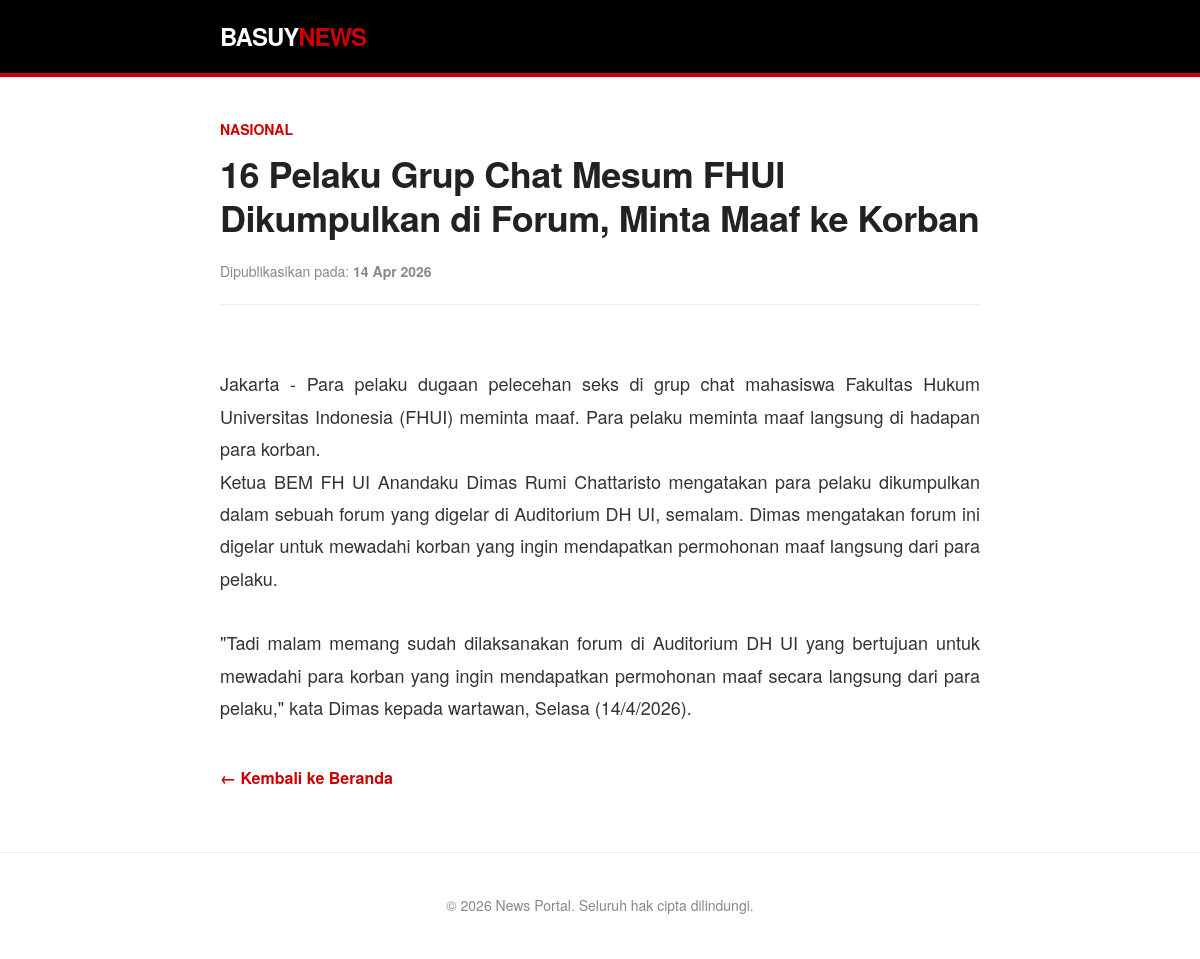
/detail.php?id=8, run on the app's committed database.
### tables this page shows
CREATE TABLE `berita` (
  `id` int NOT NULL,
  `judul` varchar(255) DEFAULT NULL,
  `isi` text,
  `kategori_id` int DEFAULT NULL,
  `tanggal` date DEFAULT NULL
);

CREATE TABLE `kategori` (
  `id` int NOT NULL,
  `nama_kategori` varchar(100) DEFAULT NULL
);

### detail.php (the view, shortened to what this page needs)
<?php
include 'config/koneksi.php';
$id = mysqli_real_escape_string($conn, $_GET['id']);
$query = mysqli_query($conn, "SELECT berita.*, kategori.nama_kategori
                              FROM berita
                              JOIN kategori ON berita.kategori_id = kategori.id
                              WHERE berita.id = '$id'");
$data = mysqli_fetch_assoc($query);
?>
<!DOCTYPE html>
<html lang="id">
<head>
</head>
<body>
<header>
    <div class="container">
        <a href="index.php" class="logo">BASUY<span>NEWS</span></a>
    </div>
</header>
<div class="container">
    <article>
        <span class="category"><?= $data['nama_kategori'] ?></span>
        <h1><?= $data['judul'] ?></h1>
        <div class="meta">
            Dipublikasikan pada: <strong><?= date('d M Y', strtotime($data['tanggal'])) ?></strong>
        </div>
        <div class="content-text">
            <?= $data['isi'] ?>
        </div>
        <a href="index.php" class="back-link">&larr; Kembali ke Beranda</a>
    </article>
</div>
<footer>
    &copy; <?= date('Y') ?> News Portal. Seluruh hak cipta dilindungi.
</footer>
</body>
</html>

### detail.php (style rules this page uses)
* { box-sizing: border-box; margin: 0; padding: 0; }
body { font-family: 'Helvetica Neue', Arial, sans-serif; background-color: #fff; color: #222; line-height: 1.8; }
header { background-color: #000; border-bottom: 4px solid #cc0000; padding: 15px 0; }
.container { max-width: 800px; margin: 0 auto; padding: 0 20px; }
.logo { font-size: 24px; font-weight: 900; color: #fff; text-decoration: none; letter-spacing: -1px; }
.logo span { color: #cc0000; }
article { margin-top: 40px; margin-bottom: 60px; }
.category { color: #cc0000; font-weight: bold; text-transform: uppercase; font-size: 14px; display: block; margin-bottom: 10px; }
h1 { font-size: 36px; font-weight: 800; line-height: 1.2; margin-bottom: 20px; letter-spacing: -0.5px; }
.meta { color: #888; font-size: 14px; margin-bottom: 30px; border-bottom: 1px solid #eee; padding-bottom: 20px; }
.content-text { font-size: 18px; color: #333; text-align: justify; white-space: pre-line; }
.back-link { display: inline-block; margin-top: 40px; color: #cc0000; text-decoration: none; font-weight: bold; }
footer { text-align: center; padding: 40px 0; border-top: 1px solid #eee; color: #888; font-size: 14px; }

### data on the page
berita: kategori.nama_kategori "NASIONAL", judul "16 Pelaku Grup Chat Mesum FHUI Dikumpulkan di Forum, Minta Maaf ke Korban", tanggal "14 Apr 2026", isi "Jakarta - Para pelaku dugaan pelecehan seks di grup chat mahasiswa Fakultas Hukum Universitas Indonesia (FHUI) meminta maaf. Para pelaku meminta maaf langsung di hadapan para korban. Ketua BEM FH UI Anandaku Dimas Rumi Chattaristo mengatakan para pelaku dikumpulkan dalam sebuah forum yang digelar di Auditorium DH UI, semalam. Dimas mengatakan forum ini digelar untuk mewadahi korban yang ingin mendapatkan permohonan maaf langsung dari para pelaku. \"Tadi malam memang sudah dilaksanakan forum di Auditorium DH UI yang bertujuan untuk mewadahi para korban yang ingin mendapatkan permohonan maaf secara langsung dari para pelaku,\" kata Dimas kepada wartawan, Selasa (14/4/2026)."
